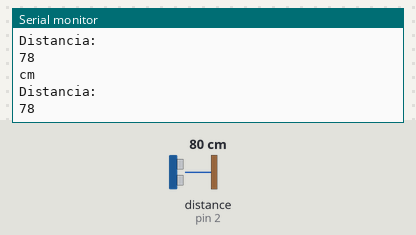
The sketch below on a simulated Arduino Uno, built with avr-gcc and run on an emulated ATmega328P. Shown: the last lines printed to the serial monitor. Wiring (inferred from the names in the program): ultrasonic range finder: trigger pin 4; echo pin 2. Inputs (shaded band) come from the test bench; at power-on: distance to the obstacle (sensor on pin 2) 80 cm. The echo pulse lasts 58.3 µs per cm.

Above: at 1.2 s.
1.3 s: distance to the obstacle (sensor on pin 2) set to 2 cm
At 2.4 s:
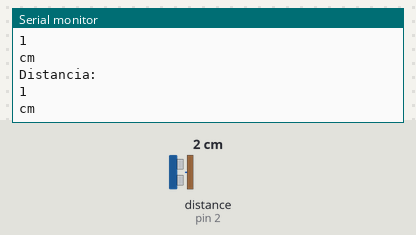
4.3 s: distance to the obstacle (sensor on pin 2) set to 4 cm
At 5.1 s:
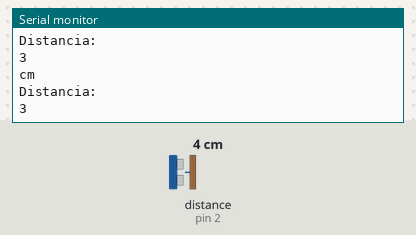
Timing chart, 0 to 7.3 s (numbered marks = the images above; inputs shaded):
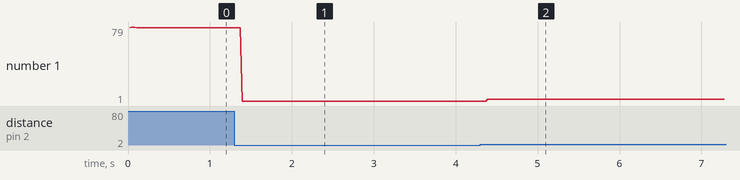

Measured:
- after the input at 1.3 s, the serial monitor: prints a new line after 0.09 s (image 1)
- after the input at 4.3 s, the serial monitor: prints a new line after 0.09 s (image 2)
- plotted number 1: 78 → 1 after the input at 1.3 s, 1 → 3 after the input at 4.3 s

The sketch:

Ejercicio_7.ino
```cpp
#define pinTrig 4
#define pinEcho 2
long cm, distancia;

void setup()
{
  Serial.begin(9600);
  pinMode(pinTrig, OUTPUT);
  pinMode(pinEcho, INPUT);
}

void loop()
{
  digitalWrite(pinTrig, LOW);
  delayMicroseconds(5);
  digitalWrite(pinTrig, HIGH);
  delayMicroseconds(10);
  digitalWrite(pinTrig, LOW);

  distancia = pulseIn(pinEcho, HIGH);

  cm = distancia*0.034/2;
  Serial.println("Distancia: ");
  Serial.println(cm);
  Serial.println("cm");
}
```
